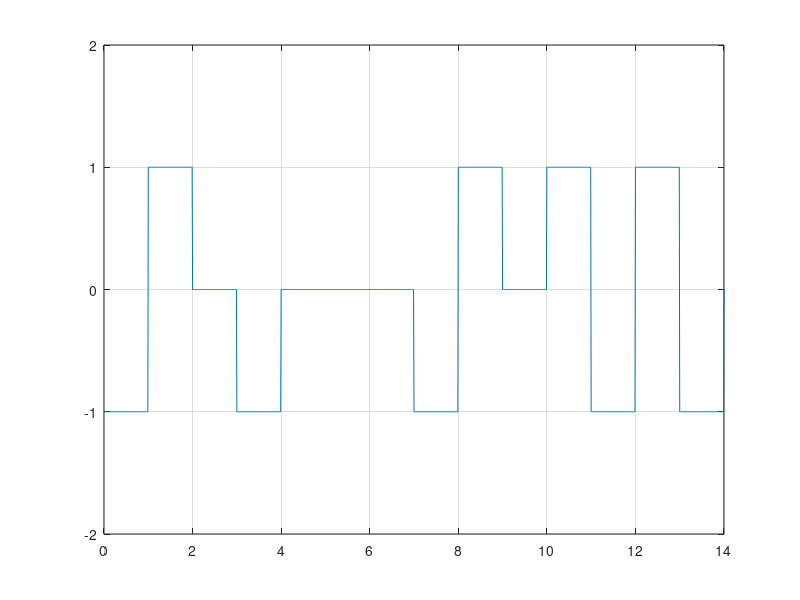

The MATLAB script that drew this image:
%Tutorial Bit

clc;
clear all;

bits = [1 1 0 1 0 0 0 0 0 0 0 0 1 1];
bitrate = 1;
n = 100;
bit_dur = 1;
T = length(bits) * bit_dur;
t = 0:1/n:T;
x = zeros(1,length(t));
counter = 0;
lastbit = 1;
for i=1:length(bits)
  if bits(i)==0
    counter = counter + 1;
    if counter==8
      x((i-1-7)*n+1:(i-7)*n) = 0;
      x((i-1-6)*n+1:(i-6)*n) = 0;
      x((i-1-5)*n+1:(i-5)*n) = 0;
      x((i-1-4)*n+1:(i-4)*n) = lastbit;
      x((i-1-3)*n+1:(i-3)*n) = -lastbit;
      lastbit = -lastbit;
      x((i-1-2)*n+1:(i-2)*n) = 0;
      x((i-1-1)*n+1:(i-1)*n) = lastbit;
      x((i-1)*n+1:i*n) = -lastbit;
      lastbit = -lastbit;
      counter = 0;
    end
  else
    counter = 0;
    x((i-1)*n+1:i*n) = -lastbit;
    lastbit = -lastbit;
  end
end
plot(t, x);
xlim([0 T]);
ylim([-2 2]);
grid on;

counter = 0;
lastbit = 1;
for i = 1:length(t)
  if t(i)>counter
    counter = counter + 1;
    if x(i)==lastbit
      result(counter:counter+4) = 0;
      counter = counter + 4;
      
    else
      if(x(i)==0)
        result(counter) = 0;
      else
        result(counter) = 1;
        lastbit = -lastbit;
      end
    end
  end
end
disp('B8ZS Decoding:');
disp(result);